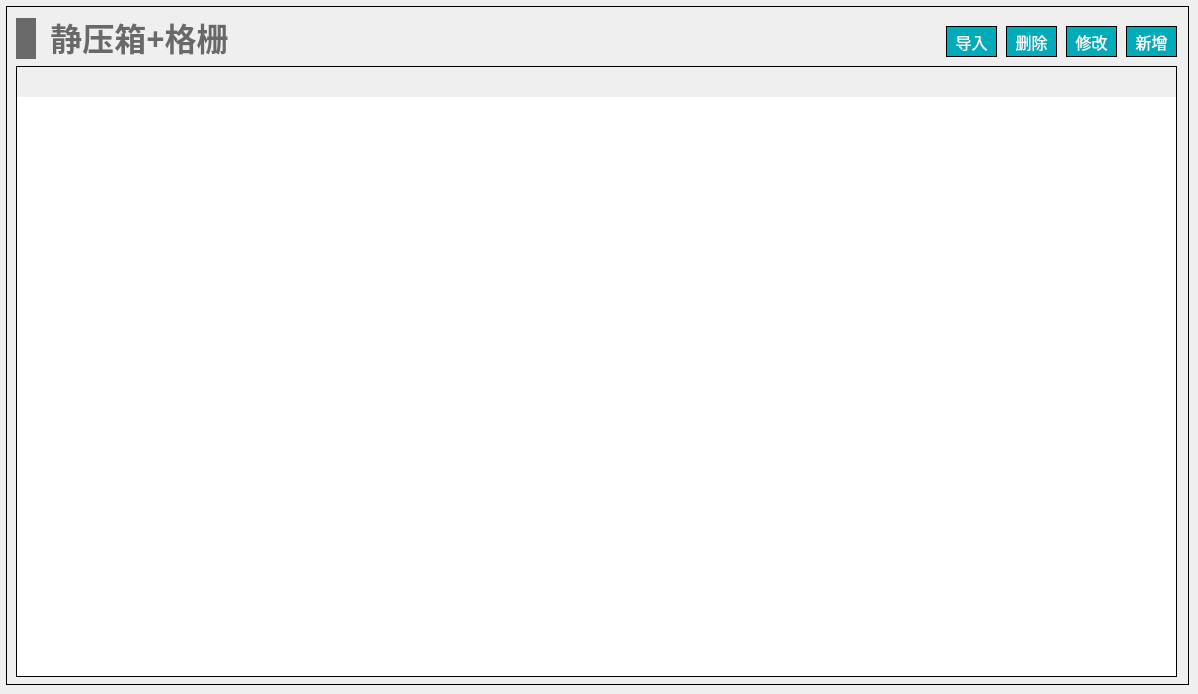
   <widget class="QWidget" name="page_staticBox_grille_terminal_atten">
    <widget class="QWidget" name="widget_staticBox_grille_terminal_atten" native="true">
     <property name="geometry">
      <rect>
       <x>6</x>
       <y>6</y>
       <width>1183</width>
       <height>679</height>
      </rect>
     </property>
     <property name="styleSheet">
      <string notr="true">#widget_staticBox_grille_terminal_atten
{
border: 1px solid #000000;
}</string>
     </property>
     <widget class="QWidget" name="layoutWidget_11">
      <property name="geometry">
       <rect>
        <x>10</x>
        <y>10</y>
        <width>221</width>
        <height>45</height>
       </rect>
      </property>
      <layout class="QHBoxLayout" name="horizontalLayout_24">
       <item>
        <widget class="QLabel" name="label_29">
         <property name="minimumSize">
          <size>
           <width>20</width>
           <height>41</height>
          </size>
         </property>
         <property name="maximumSize">
          <size>
           <width>20</width>
           <height>41</height>
          </size>
         </property>
         <property name="styleSheet">
          <string notr="true">QLabel { 
border: none; 
background-color : rgb(105, 105, 105);
}</string>
         </property>
         <property name="text">
          <string/>
         </property>
        </widget>
       </item>
       <item>
        <widget class="QLabel" name="label_58">
         <property name="font">
          <font>
           <family>Microsoft YaHei</family>
           <pointsize>24</pointsize>
           <bold>true</bold>
          </font>
         </property>
         <property name="styleSheet">
          <string notr="true">QLabel { 
border: none; 
color : rgb(105, 105, 105);
}</string>
         </property>
         <property name="text">
          <string>静压箱+格栅</string>
         </property>
         <property name="alignment">
          <set>Qt::AlignBottom|Qt::AlignHCenter</set>
         </property>
        </widget>
       </item>
      </layout>
     </widget>
     <widget class="QTableWidget" name="tableWidget_staticBox_grille_terminal_atten">
      <property name="geometry">
       <rect>
        <x>10</x>
        <y>60</y>
        <width>1161</width>
        <height>611</height>
       </rect>
      </property>
      <property name="focusPolicy">
       <enum>Qt::NoFocus</enum>
      </property>
      <property name="layoutDirection">
       <enum>Qt::LeftToRight</enum>
      </property>
      <property name="styleSheet">
       <string notr="true">/*设置标题(包括垂直+水平的)*/
QHeaderView
{							
	
	font-size: 15px;				/*字大小*/
	font-family: '黑体';
	/*border: 1px solid #B4B4B4;*/
	border:none;
    /*border-bottom: 2px solid #999999; */		/*下边框颜色*/
    /*background: #9DC6E6;*/				/*背景浅蓝色*/ 
	min-height:30px;
	text-align: center;	       
}


/*设置标题(水平的)*/
QHeaderView::section:horizontal { 					
        border: 1px solid #AFAFAF; 			/*间隔颜色*/
	    border-bottom: 2px solid #999999; 							
        color: black;
        background: #9DC6E6;
}

/*设置鼠标停留状态*/
QHeaderView::section:horizontal:hover 
{			
        color: black;							/*字体白色*/
        background: #82AFC9;				/*背景深蓝色*/
}

/*设置鼠标按下状态*/
QHeaderView::section:horizontal:pressed 
{			
        color: black;
        background: #82AFC9;
		border-bottom: 3px solid #037BFC;				
}


QTableWidget 
{
		font-size: 14px;				/*10榜*/
		font-family: '黑体';				
		color : black;				
        border: 1px solid #000000;		
        background: white;
        gridline-color: #E0E0E0;	
        text-align: center;	
        outline:0px;			/*禁止焦点*/
}

/*设置选中的视图项*/
QTableWidget::item:selected
{				    
		border: 2px solid #0398FC;	
        color : black;				
}</string>
      </property>
      <property name="frameShape">
       <enum>QFrame::StyledPanel</enum>
      </property>
     </widget>
     <widget class="QPushButton" name="pushButton_staticBox_grille_terminal_atten_input">
      <property name="geometry">
       <rect>
        <x>940</x>
        <y>20</y>
        <width>51</width>
        <height>31</height>
       </rect>
      </property>
      <property name="font">
       <font>
        <family>黑体</family>
        <pointsize>12</pointsize>
       </font>
      </property>
      <property name="styleSheet">
       <string notr="true">QPushButton
{
	color:#ffffff; /*文字颜色*/
    background-color: #00ACB9;/*背景色*/
    border-radius:0px; /*边框倒角*/
	border: 1px solid #000000;
}


QPushButton:hover 
{
background-color: rgb(0,142,153);
color: white;
}</string>
      </property>
      <property name="text">
       <string>导入</string>
      </property>
     </widget>
     <widget class="QPushButton" name="pushButton_staticBox_grille_terminal_atten_revise">
      <property name="geometry">
       <rect>
        <x>1060</x>
        <y>20</y>
        <width>51</width>
        <height>31</height>
       </rect>
      </property>
      <property name="font">
       <font>
        <family>黑体</family>
        <pointsize>12</pointsize>
       </font>
      </property>
      <property name="styleSheet">
       <string notr="true">QPushButton
{
	color:#ffffff; /*文字颜色*/
    background-color: #00ACB9;/*背景色*/
    border-radius:0px; /*边框倒角*/
	border: 1px solid #000000;
}


QPushButton:hover 
{
background-color: rgb(0,142,153);
color: white;
}</string>
      </property>
      <property name="text">
       <string>修改</string>
      </property>
     </widget>
     <widget class="QPushButton" name="pushButton_staticBox_grille_terminal_atten_add">
      <property name="geometry">
       <rect>
        <x>1120</x>
        <y>20</y>
        <width>51</width>
        <height>31</height>
       </rect>
      </property>
      <property name="font">
       <font>
        <family>黑体</family>
        <pointsize>12</pointsize>
       </font>
      </property>
      <property name="styleSheet">
       <string notr="true">QPushButton
{
	color:#ffffff; /*文字颜色*/
    background-color: #00ACB9;/*背景色*/
    border-radius:0px; /*边框倒角*/
	border: 1px solid #000000;
}


QPushButton:hover 
{
background-color: rgb(0,142,153);
color: white;
}</string>
      </property>
      <property name="text">
       <string>新增</string>
      </property>
     </widget>
     <widget class="QPushButton" name="pushButton_staticBox_grille_terminal_atten_del">
      <property name="geometry">
       <rect>
        <x>1000</x>
        <y>20</y>
        <width>51</width>
        <height>31</height>
       </rect>
      </property>
      <property name="font">
       <font>
        <family>黑体</family>
        <pointsize>12</pointsize>
       </font>
      </property>
      <property name="styleSheet">
       <string notr="true">QPushButton
{
	color:#ffffff; /*文字颜色*/
    background-color: #00ACB9;/*背景色*/
    border-radius:0px; /*边框倒角*/
	border: 1px solid #000000;
}


QPushButton:hover 
{
background-color: rgb(0,142,153);
color: white;
}</string>
      </property>
      <property name="text">
       <string>删除</string>
      </property>
     </widget>
    </widget>
   </widget>
